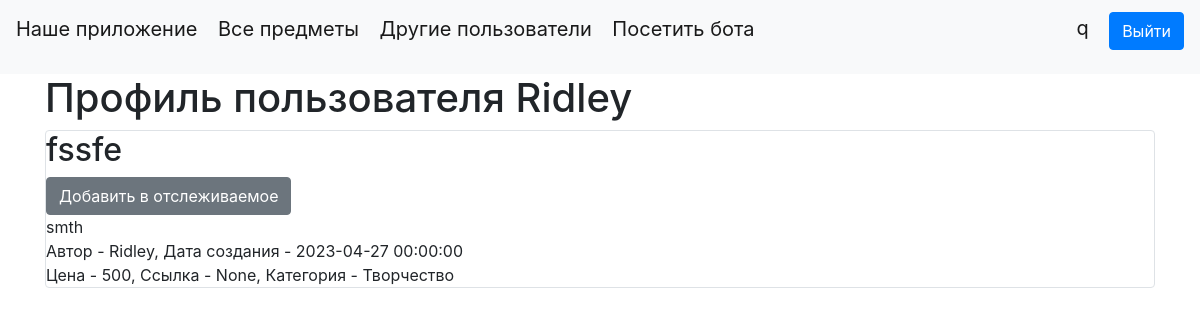
The app's page /account_other/Ridley (signed in) with its own data.
### data/users.py (models this page shows, shortened)
class User(SqlAlchemyBase, UserMixin, SerializerMixin):
    __tablename__ = 'users'
    id = sqlalchemy.Column(sqlalchemy.Integer,
                           primary_key=True, autoincrement=True)
    name = sqlalchemy.Column(sqlalchemy.String, nullable=True)
    about = sqlalchemy.Column(sqlalchemy.String, nullable=True)
    email = sqlalchemy.Column(sqlalchemy.String,
                              index=True, unique=True, nullable=True)
    hashed_password = sqlalchemy.Column(sqlalchemy.String, nullable=True)
    created_date = sqlalchemy.Column(sqlalchemy.DateTime,
                                     default=datetime.datetime.now)
    items = orm.relationship("Items", back_populates='user')

### data/items.py (models this page shows)
class Items(SqlAlchemyBase, UserMixin, SerializerMixin):
    __tablename__ = 'items'
    id = sqlalchemy.Column(sqlalchemy.Integer, primary_key=True, autoincrement=True)
    creator = sqlalchemy.Column(sqlalchemy.String, default='Other')
    title = sqlalchemy.Column(sqlalchemy.String, nullable=True)
    content = sqlalchemy.Column(sqlalchemy.String, nullable=True)
    created_date = sqlalchemy.Column(sqlalchemy.DateTime, default=datetime.datetime.now)
    is_private = sqlalchemy.Column(sqlalchemy.Boolean, default=True)
    price = sqlalchemy.Column(sqlalchemy.Integer, default=0)
    link = sqlalchemy.Column(sqlalchemy.String, default='None')
    category = sqlalchemy.Column(sqlalchemy.String, default='Другое')
    user_id = sqlalchemy.Column(sqlalchemy.Integer, sqlalchemy.ForeignKey("users.id"))
    user = orm.relationship('User')

### main.py (the view)
@app.route("/account_other/<name>")
def account_other(name):
    db_sess = db_session.create_session()
    if current_user.is_authenticated:
        items = db_sess.query(Items)
    else:
        items = None
    return render_template("account_other.html", items=items, name=name)

### data/db_session.py (called while the page is built)
def create_session() -> Session:
    global __factory
    return __factory()

### main.py (called while the page is built)
@login_manager.user_loader
def load_user(user_id):
    db_sess = db_session.create_session()
    return db_sess.query(User).get(user_id)

### templates/account_other.html
{% extends "base.html" %}
{% block content %}
<h1>Профиль пользователя {{name}}</h1>
{% for item in items %}
{% if item.user.name == name and not item.is_private%}
<div class="col-md6 border rounded">
        <h2>{{item.title}}</h2>
        <a href="/items/{{ item.id }}" class="btn btn-secondary"> Добавить в отслеживаемое</a>
        <div>
            {{item.content}}
        </div>
        <div>
            Автор - {{item.creator}}, Дата создания - {{item.created_date}}
        </div>
        <div>
            Цена - {{item.price}}, Ссылка - {{item.link}}, Категория - {{item.category}}
        </div>
</div>
{% endif %}
{% endfor %}
{% endblock %}

### templates/base.html (shortened to what this page needs)
<!doctype html>
<html lang="en">
<head>
    <link rel="stylesheet"
          href="https://stackpath.bootstrapcdn.com/bootstrap/4.4.1/css/bootstrap.min.css"
>
</head>
<body>
<header>
    <nav class="navbar navbar-light bg-light">
        <p>
            <a class="navbar-brand" href="/about">Наше приложение</a>
            <a class="navbar-brand" href="/">Все предметы</a>
            <a class="navbar-brand" href="/other_users"> Другие пользователи</a>
            <a class="navbar-brand" href="https://t.me/help_with_items_bot">Посетить бота</a>
        </p>
        {% if current_user.is_authenticated %}
            <p>
                <a class="navbar-brand" href="/account">{{ current_user.name }}</a>
                <a class="btn btn-primary" href="/logout">Выйти</a>
            </p>
        {% else %}
            <p>
                <a class="btn btn-primary " href="/register">Зарегистрироваться</a>
                <a class="btn btn-success" href="/login">Войти</a>
            </p>
        {% endif %}
    </nav>
</header>
<main role="main" class="container">
    {% block content %}{% endblock %}
</main>
</body>
</html>

### records on screen
User: name "q"
Items: title "fssfe", content "smth", creator "Ridley", created_date "2023-04-27 00:00:00", price "500", link "None", category "Творчество"

### other values on screen
{{ name }} "Ridley"
